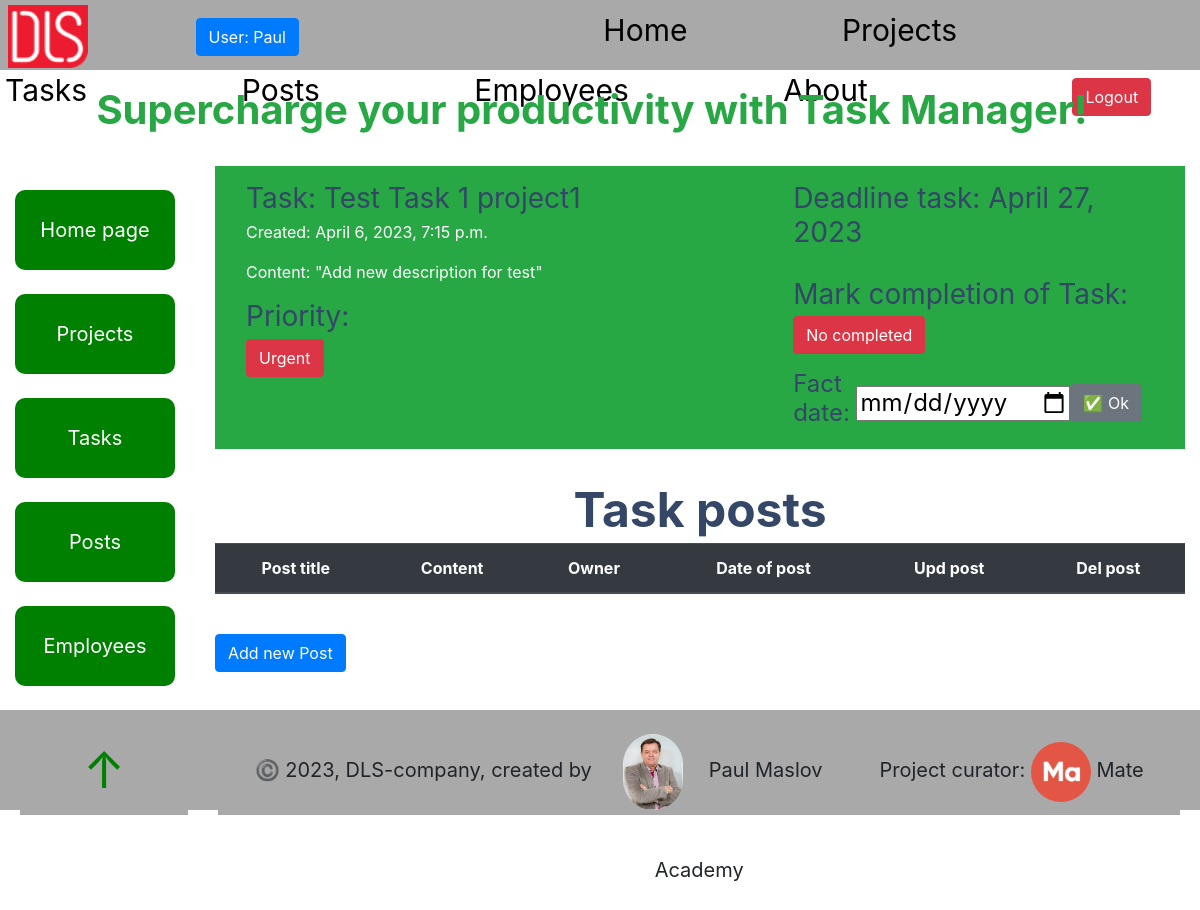
The app's page /tasks/9/ (signed in), older data.
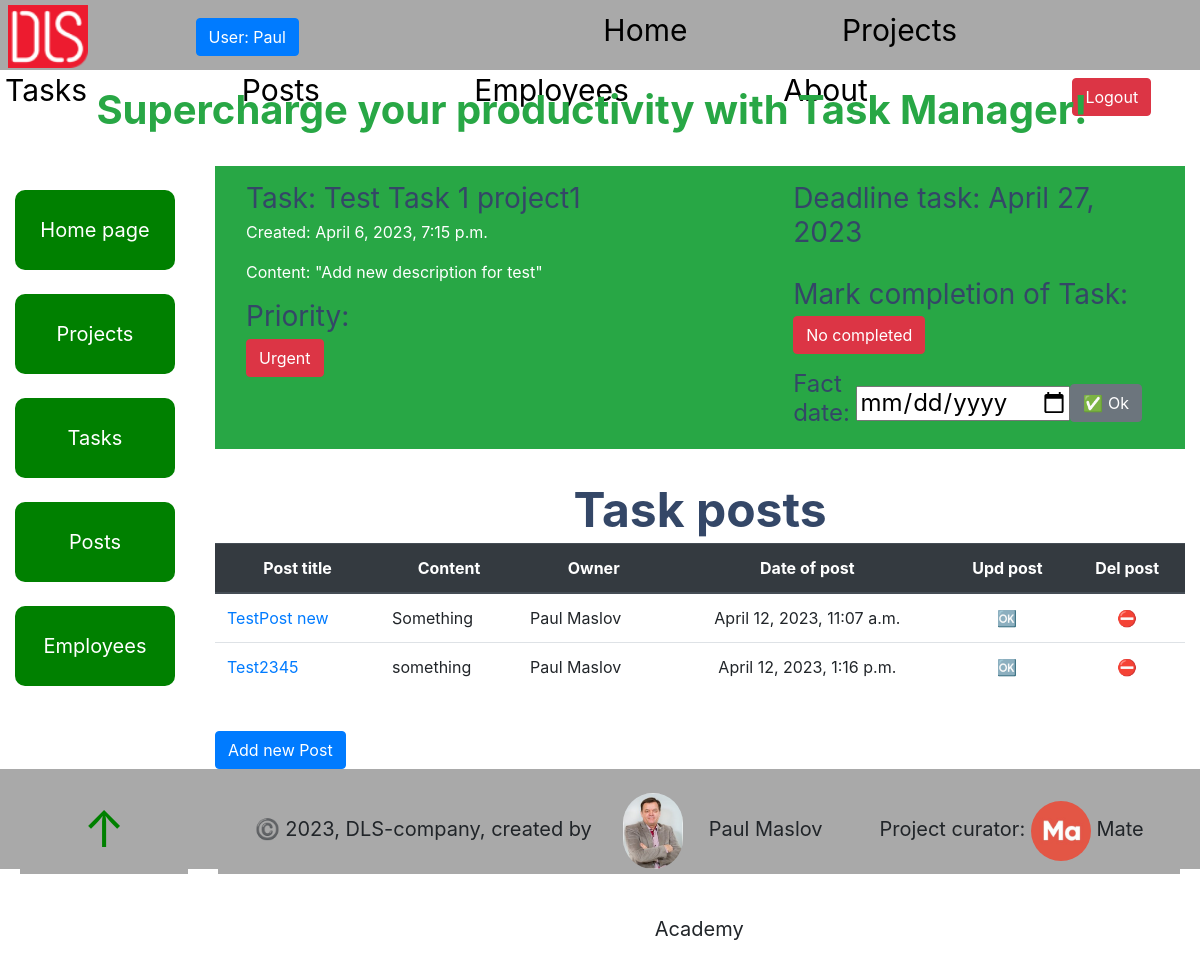
The same page, newer data.
### task_manager/models.py (models this page shows, shortened)
class Post(models.Model):
    title = models.CharField(max_length=255)
    content = models.TextField(null=True, blank=True)
    created_time = models.DateTimeField(auto_now_add=True)
    owner = models.ForeignKey(
        settings.AUTH_USER_MODEL, on_delete=models.CASCADE, null=True,
        related_name="post"
    )
    task = models.ForeignKey(
        Task,
        on_delete=models.CASCADE,
        null=True,
        blank=True,
        related_name="post",
    )
    class Meta:
        ordering = ["created_time"]

class Employee(AbstractUser, ModelMeta):
    photo = models.ImageField(upload_to="static/foto_users/", blank=True)
    position = models.ForeignKey(
        Position,
        null=True,
        blank=True,
        on_delete=models.CASCADE,
        related_name="employees"
    )
    class Meta:
        ordering = ["username"]
        verbose_name = "employee"
        verbose_name_plural = "employees"
    _metadata = {
           'photo': 'get_meta_photo',
    }
    def __str__(self):
        return f"{self.first_name} {self.last_name}"

### task_manager/views.py (the view, shortened to what this page needs)
# urls.py: path("tasks/<int:pk>/", TaskDetailView.as_view(), name="task-detail"),
class TaskDetailView(LoginRequiredMixin, generic.DetailView):
    context_object_name = "task_detail"
    model = Task
    queryset = Task.objects.select_related(
        "project"
    ).prefetch_related("post__owner")
    success_url = reverse_lazy("task_manager:task-list")
    def get_context_data(self, *, object_list=None, **kwargs):
        context = super(TaskDetailView, self).get_context_data(**kwargs)
        fact_date = self.request.GET.get("fact_date", "")
        context["done_form"] = TaskForm(
            initial={"fact_date": fact_date}
        )
        return context

### task_manager/forms.py
class TaskForm(forms.ModelForm):
    class Meta:
        model = Task
        fields = ("fact_date",)
        widgets = {
            "fact_date": forms.DateInput(attrs={"type": "date"})
        }

### templates/task_manager/task_detail.html (shortened to what this page needs)
{% extends "base.html" %}
{% block content %}
  <section class="p-3 mb-2 bg-success text-white">
    <div class="container-fluid">
      <div class="row">
        <div class="col-sm-7">
           <h3 class="project__part">
             Task: {{ task_detail.name }}
           </h3>
           <p>
             Created: {{ task_detail.created_time }}
           </p>
           <p>
             Content: "{{ task_detail.description }}"
           </p>
          <h3>Priority:</h3>
          <h4>
           {% if task_detail.priority == "A"  %}
             <p class="btn btn-danger">{{ task_detail.get_priority_display }}</p>
             {% elif task.priority == "B" %}
               <p class="btn btn-primary">{{ task_detail.get_priority_display }}</p>
             {% else %}
               <p class="btn btn-secondary">{{ task_detail.get_priority_display }}</p>
           {% endif %}
          </h4>
        </div>
        <div class="col-sm-5">
          <h3 class="project__part">
            Deadline task: {{ task_detail.deadline }}
          </h3>
          <br><br>
          <h3>
            Mark completion of Task:
          </h3>
          {% if task_detail.is_completed %}
            <p class="text-center btn btn-secondary">Completed</p>
            {% else %}
            <p class="text-center btn btn-danger">No completed</p>
          {% endif %}
            {% if task_detail.fact_date %}
              <h3><strong>Date of completion:</strong> &emsp; {{ task_detail.fact_date }}</h3>
              {% else %}
              <h4>
                <form action="" method="post" style="height: 50px" class="form-check-inline" novalidate>
                  {{ done_form }}
                  <input type="submit" value="✅ Ok" class="btn btn-secondary">
                </form>
              </h4>
            {% endif %}
        </div>
      </div>
    </div>
  </section>
  <br>
  <section>
    <h1 class="text-center"><strong>Task posts</strong></h1>
    <table class="table">
      <thead class="thead-dark">
        <tr class="text-center">
          <th scope="col">Post title</th>
          <th scope="col">Content</th>
          <th scope="col">Owner</th>
          <th scope="col">Date of post</th>
          <th scope="col">Upd post</th>
          <th scope="col">Del post</th>
        </tr>
      </thead>
      <tbody>
        {% for post in task_detail.post.all %}
          <tr>
            <td><a href="{% url 'task_manager:post-detail' pk=post.id %}">{{ post.title }}</a></td>
            <td>{{ post.content }}</td>
            <td>{{ post.owner }}</td>
            <td class="text-center">{{ post.created_time }}</td>
            <td class="text-center">
              <a
                href="{% url 'task_manager:post-update' pk=post.id %}">
                🆗
              </a>
            </td>
            <td class="text-center">
              <a
                href="{% url 'task_manager:post-delete' pk=post.id %}">
                ⛔️
              </a>
            </td>
          </tr>
        {% endfor %}
      </tbody>
    </table>
  </section>
  <br>
   <a
     class="btn btn-primary"
     style="float: left"
     href="{% url 'task_manager:post-create' %}">
     Add new Post
   </a>
{% endblock %}

Row changes from the older to the newer data that the page shows:
added Post: title "TestPost new", content "Something", owner "Paul Maslov", created_time "April 12, 2023, 11:07 a.m."
added Post: title "Test2345", content "something", owner "Paul Maslov", created_time "April 12, 2023, 1:16 p.m."
